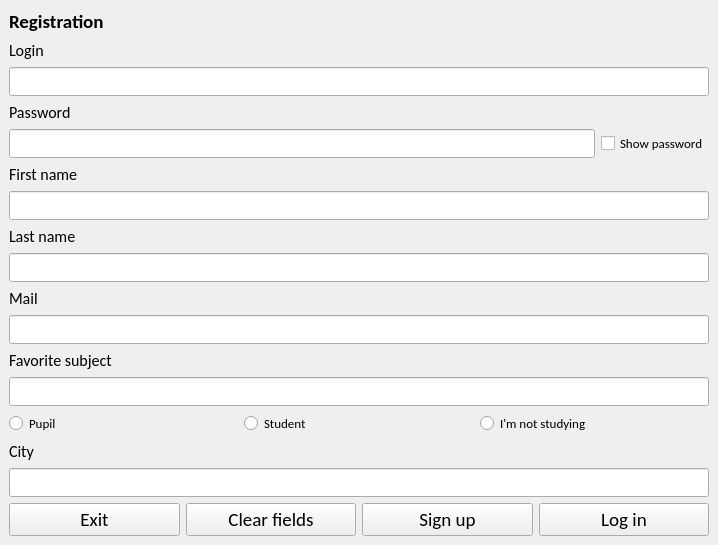
<?xml version="1.0" encoding="UTF-8"?>
<ui version="4.0">
 <class>reg_window</class>
 <widget class="QMainWindow" name="reg_window">
  <property name="geometry">
   <rect>
    <x>0</x>
    <y>0</y>
    <width>718</width>
    <height>497</height>
   </rect>
  </property>
  <property name="windowTitle">
   <string>Registration window</string>
  </property>
  <property name="locale">
   <locale language="English" country="UnitedStates"/>
  </property>
  <widget class="QWidget" name="centralwidget">
   <property name="styleSheet">
    <string notr="true"/>
   </property>
   <layout class="QVBoxLayout" name="verticalLayout">
    <item>
     <widget class="QLabel" name="main_label">
      <property name="font">
       <font>
        <family>Calibri</family>
        <pointsize>14</pointsize>
        <weight>75</weight>
        <bold>true</bold>
       </font>
      </property>
      <property name="locale">
       <locale language="English" country="UnitedStates"/>
      </property>
      <property name="text">
       <string>Registration</string>
      </property>
      <property name="scaledContents">
       <bool>false</bool>
      </property>
      <property name="alignment">
       <set>Qt::AlignLeading|Qt::AlignLeft|Qt::AlignVCenter</set>
      </property>
     </widget>
    </item>
    <item>
     <widget class="QLabel" name="login_label">
      <property name="font">
       <font>
        <family>Calibri</family>
        <pointsize>12</pointsize>
        <weight>50</weight>
        <bold>false</bold>
       </font>
      </property>
      <property name="locale">
       <locale language="English" country="UnitedStates"/>
      </property>
      <property name="text">
       <string>Login</string>
      </property>
      <property name="scaledContents">
       <bool>false</bool>
      </property>
     </widget>
    </item>
    <item>
     <widget class="QLineEdit" name="login_line_edit">
      <property name="font">
       <font>
        <family>Calibri</family>
        <pointsize>12</pointsize>
       </font>
      </property>
      <property name="toolTip">
       <string>&lt;html&gt;&lt;head/&gt;&lt;body&gt;&lt;p&gt;&lt;span style=&quot; font-size:10pt;&quot;&gt;Enter your login&lt;/span&gt;&lt;/p&gt;&lt;/body&gt;&lt;/html&gt;</string>
      </property>
      <property name="locale">
       <locale language="English" country="UnitedStates"/>
      </property>
     </widget>
    </item>
    <item>
     <widget class="QLabel" name="password_label">
      <property name="font">
       <font>
        <family>Calibri</family>
        <pointsize>12</pointsize>
        <weight>50</weight>
        <bold>false</bold>
       </font>
      </property>
      <property name="locale">
       <locale language="English" country="UnitedStates"/>
      </property>
      <property name="text">
       <string>Password</string>
      </property>
      <property name="scaledContents">
       <bool>false</bool>
      </property>
     </widget>
    </item>
    <item>
        <layout class="QHBoxLayout" name="horizontalLayout_3">
            <item>
                <widget class="QLineEdit" name="password_line_edit">
                    <property name="font">
                        <font>
                            <family>Calibri</family>
                            <pointsize>12</pointsize>
                        </font>
                    </property>
                    <property name="toolTip">
                        <string>&lt;html&gt;&lt;head/&gt;&lt;body&gt;&lt;p&gt;&lt;span style=&quot; font-size:10pt;&quot;&gt;Enter
                            your password&lt;/span&gt;&lt;/p&gt;&lt;/body&gt;&lt;/html&gt;
                        </string>
                    </property>
                    <property name="locale">
                        <locale language="English" country="UnitedStates"/>
                    </property>
                    <property name="echoMode">
                        <enum>QLineEdit::Password</enum>
                    </property>
                </widget>
            </item>
            <item>
                <widget class="QCheckBox" name="visible_password_check_box">
                    <property name="font">
                        <font>
                            <family>Calibri</family>
                            <pointsize>10</pointsize>
                        </font>
                    </property>
                    <property name="text">
                        <string>Show password</string>
                    </property>
                </widget>
            </item>
        </layout>
    </item>
    <item>
     <widget class="QLabel" name="first_name_label">
      <property name="font">
       <font>
        <family>Calibri</family>
        <pointsize>12</pointsize>
        <weight>50</weight>
        <bold>false</bold>
       </font>
      </property>
      <property name="locale">
       <locale language="English" country="UnitedStates"/>
      </property>
      <property name="text">
       <string>First name</string>
      </property>
      <property name="scaledContents">
       <bool>false</bool>
      </property>
     </widget>
    </item>
    <item>
     <widget class="QLineEdit" name="first_name_line_edit">
      <property name="font">
       <font>
        <family>Calibri</family>
        <pointsize>12</pointsize>
       </font>
      </property>
      <property name="contextMenuPolicy">
       <enum>Qt::DefaultContextMenu</enum>
      </property>
      <property name="toolTip">
       <string>&lt;html&gt;&lt;head/&gt;&lt;body&gt;&lt;p&gt;&lt;span style=&quot; font-size:10pt;&quot;&gt;Enter your name&lt;/span&gt;&lt;/p&gt;&lt;/body&gt;&lt;/html&gt;</string>
      </property>
      <property name="locale">
       <locale language="English" country="UnitedStates"/>
      </property>
     </widget>
    </item>
    <item>
     <widget class="QLabel" name="last_name_label">
      <property name="font">
       <font>
        <family>Calibri</family>
        <pointsize>12</pointsize>
        <weight>50</weight>
        <bold>false</bold>
       </font>
      </property>
      <property name="locale">
       <locale language="English" country="UnitedStates"/>
      </property>
      <property name="text">
       <string>Last name</string>
      </property>
      <property name="scaledContents">
       <bool>false</bool>
      </property>
     </widget>
    </item>
    <item>
     <widget class="QLineEdit" name="second_name_line_edit">
      <property name="font">
       <font>
        <family>Calibri</family>
        <pointsize>12</pointsize>
       </font>
      </property>
      <property name="toolTip">
       <string>&lt;html&gt;&lt;head/&gt;&lt;body&gt;&lt;p&gt;&lt;span style=&quot; font-size:10pt;&quot;&gt;Enter your last name&lt;/span&gt;&lt;/p&gt;&lt;/body&gt;&lt;/html&gt;</string>
      </property>
      <property name="locale">
       <locale language="English" country="UnitedStates"/>
      </property>
     </widget>
    </item>
    <item>
     <widget class="QLabel" name="mail_label">
      <property name="font">
       <font>
        <family>Calibri</family>
        <pointsize>12</pointsize>
        <weight>50</weight>
        <bold>false</bold>
       </font>
      </property>
      <property name="autoFillBackground">
       <bool>false</bool>
      </property>
      <property name="locale">
       <locale language="English" country="UnitedStates"/>
      </property>
      <property name="text">
       <string>Mail</string>
      </property>
      <property name="scaledContents">
       <bool>false</bool>
      </property>
     </widget>
    </item>
    <item>
     <widget class="QLineEdit" name="mail_line_edit">
      <property name="font">
       <font>
        <family>Calibri</family>
        <pointsize>12</pointsize>
       </font>
      </property>
      <property name="toolTip">
       <string>&lt;html&gt;&lt;head/&gt;&lt;body&gt;&lt;p&gt;&lt;span style=&quot; font-size:10pt;&quot;&gt;Enter your mail&lt;/span&gt;&lt;/p&gt;&lt;/body&gt;&lt;/html&gt;</string>
      </property>
      <property name="locale">
       <locale language="English" country="UnitedStates"/>
      </property>
     </widget>
    </item>
    <item>
     <widget class="QLabel" name="subject_label">
      <property name="font">
       <font>
        <family>Calibri</family>
        <pointsize>12</pointsize>
        <weight>50</weight>
        <bold>false</bold>
       </font>
      </property>
      <property name="autoFillBackground">
       <bool>false</bool>
      </property>
      <property name="locale">
       <locale language="English" country="UnitedStates"/>
      </property>
      <property name="text">
       <string>Favorite subject</string>
      </property>
      <property name="scaledContents">
       <bool>false</bool>
      </property>
     </widget>
    </item>
    <item>
     <widget class="QLineEdit" name="subject_line_edit">
      <property name="font">
       <font>
        <family>Calibri</family>
        <pointsize>12</pointsize>
       </font>
      </property>
      <property name="toolTip">
       <string>&lt;html&gt;&lt;head/&gt;&lt;body&gt;&lt;p&gt;&lt;span style=&quot; font-size:10pt;&quot;&gt;Enter your favorite subject&lt;/span&gt;&lt;/p&gt;&lt;/body&gt;&lt;/html&gt;</string>
      </property>
      <property name="locale">
       <locale language="English" country="UnitedStates"/>
      </property>
     </widget>
    </item>
    <item>
     <layout class="QHBoxLayout" name="horizontalLayout">
      <item>
          <widget class="QRadioButton" name="pupil_radio_button">
              <property name="font">
                  <font>
                      <family>Calibri</family>
                      <pointsize>10</pointsize>
                  </font>
              </property>
              <property name="text">
                  <string>Pupil</string>
              </property>
          </widget>
      </item>
      <item>
          <widget class="QRadioButton" name="student_radio_button">
              <property name="font">
                  <font>
                      <family>Calibri</family>
                      <pointsize>10</pointsize>
                  </font>
              </property>
              <property name="text">
                  <string>Student</string>
              </property>
          </widget>
      </item>
      <item>
          <widget class="QRadioButton" name="not_study_radio_button">
              <property name="font">
                  <font>
                      <family>Calibri</family>
                      <pointsize>10</pointsize>
                  </font>
              </property>
              <property name="text">
                  <string>I'm not studying</string>
              </property>
          </widget>
      </item>
     </layout>
    </item>
    <item>
     <widget class="QLabel" name="city_label">
      <property name="font">
       <font>
        <family>Calibri</family>
        <pointsize>12</pointsize>
        <weight>50</weight>
        <bold>false</bold>
       </font>
      </property>
      <property name="autoFillBackground">
       <bool>false</bool>
      </property>
      <property name="locale">
       <locale language="English" country="UnitedStates"/>
      </property>
      <property name="text">
       <string>City</string>
      </property>
      <property name="scaledContents">
       <bool>false</bool>
      </property>
     </widget>
    </item>
    <item>
     <widget class="QLineEdit" name="city_line_edit">
      <property name="font">
       <font>
        <family>Calibri</family>
        <pointsize>12</pointsize>
       </font>
      </property>
      <property name="toolTip">
       <string>&lt;html&gt;&lt;head/&gt;&lt;body&gt;&lt;p&gt;&lt;span style=&quot; font-size:10pt;&quot;&gt;Enter your city&lt;/span&gt;&lt;/p&gt;&lt;/body&gt;&lt;/html&gt;</string>
      </property>
      <property name="locale">
       <locale language="English" country="UnitedStates"/>
      </property>
     </widget>
    </item>
    <item>
     <layout class="QHBoxLayout" name="horizontalLayout_2">
      <item>
       <widget class="QPushButton" name="exit_button">
        <property name="font">
         <font>
          <family>Calibri</family>
          <pointsize>14</pointsize>
          <weight>50</weight>
          <bold>false</bold>
         </font>
        </property>
        <property name="focusPolicy">
         <enum>Qt::StrongFocus</enum>
        </property>
        <property name="acceptDrops">
         <bool>false</bool>
        </property>
        <property name="toolTip">
         <string>&lt;html&gt;&lt;head/&gt;&lt;body&gt;&lt;p&gt;&lt;span style=&quot; font-size:10pt;&quot;&gt;Click the button to exit the application&lt;/span&gt;&lt;/p&gt;&lt;/body&gt;&lt;/html&gt;</string>
        </property>
        <property name="toolTipDuration">
         <number>-1</number>
        </property>
        <property name="locale">
         <locale language="English" country="UnitedStates"/>
        </property>
        <property name="text">
         <string>Exit</string>
        </property>
       </widget>
      </item>
      <item>
       <widget class="QPushButton" name="clear_button">
        <property name="font">
         <font>
          <family>Calibri</family>
          <pointsize>14</pointsize>
          <weight>50</weight>
          <bold>false</bold>
         </font>
        </property>
        <property name="focusPolicy">
         <enum>Qt::StrongFocus</enum>
        </property>
        <property name="acceptDrops">
         <bool>false</bool>
        </property>
        <property name="toolTip">
         <string>&lt;html&gt;&lt;head/&gt;&lt;body&gt;&lt;p&gt;&lt;span style=&quot; font-size:10pt;&quot;&gt;Click on the button to clear all fields&lt;/span&gt;&lt;/p&gt;&lt;/body&gt;&lt;/html&gt;</string>
        </property>
        <property name="toolTipDuration">
         <number>-1</number>
        </property>
        <property name="locale">
         <locale language="English" country="UnitedStates"/>
        </property>
        <property name="text">
         <string>Clear fields</string>
        </property>
       </widget>
      </item>
      <item>
       <widget class="QPushButton" name="reg_button">
        <property name="font">
         <font>
          <family>Calibri</family>
          <pointsize>14</pointsize>
          <weight>50</weight>
          <bold>false</bold>
         </font>
        </property>
        <property name="focusPolicy">
         <enum>Qt::StrongFocus</enum>
        </property>
        <property name="acceptDrops">
         <bool>false</bool>
        </property>
        <property name="toolTip">
         <string>&lt;html&gt;&lt;head/&gt;&lt;body&gt;&lt;p&gt;&lt;span style=&quot; font-size:10pt;&quot;&gt;Click on the button to register&lt;/span&gt;&lt;/p&gt;&lt;/body&gt;&lt;/html&gt;</string>
        </property>
        <property name="toolTipDuration">
         <number>-1</number>
        </property>
        <property name="locale">
         <locale language="English" country="UnitedStates"/>
        </property>
        <property name="text">
         <string>Sign up</string>
        </property>
       </widget>
      </item>
      <item>
       <widget class="QPushButton" name="log_in_button">
        <property name="font">
         <font>
          <family>Calibri</family>
          <pointsize>14</pointsize>
          <weight>50</weight>
          <bold>false</bold>
         </font>
        </property>
        <property name="focusPolicy">
         <enum>Qt::StrongFocus</enum>
        </property>
        <property name="acceptDrops">
         <bool>false</bool>
        </property>
        <property name="toolTip">
         <string>&lt;html&gt;&lt;head/&gt;&lt;body&gt;&lt;p&gt;&lt;span style=&quot; font-size:10pt;&quot;&gt;Click on the button to go to the login window&lt;/span&gt;&lt;/p&gt;&lt;/body&gt;&lt;/html&gt;</string>
        </property>
        <property name="toolTipDuration">
         <number>-1</number>
        </property>
        <property name="locale">
         <locale language="English" country="UnitedStates"/>
        </property>
        <property name="text">
         <string>Log in</string>
        </property>
       </widget>
      </item>
     </layout>
    </item>
   </layout>
  </widget>
 </widget>
 <resources/>
 <connections/>
</ui>
